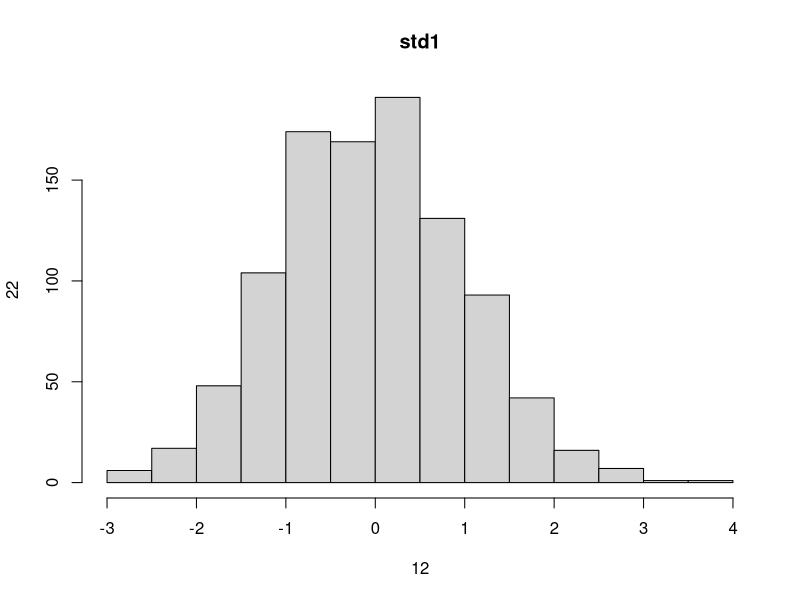
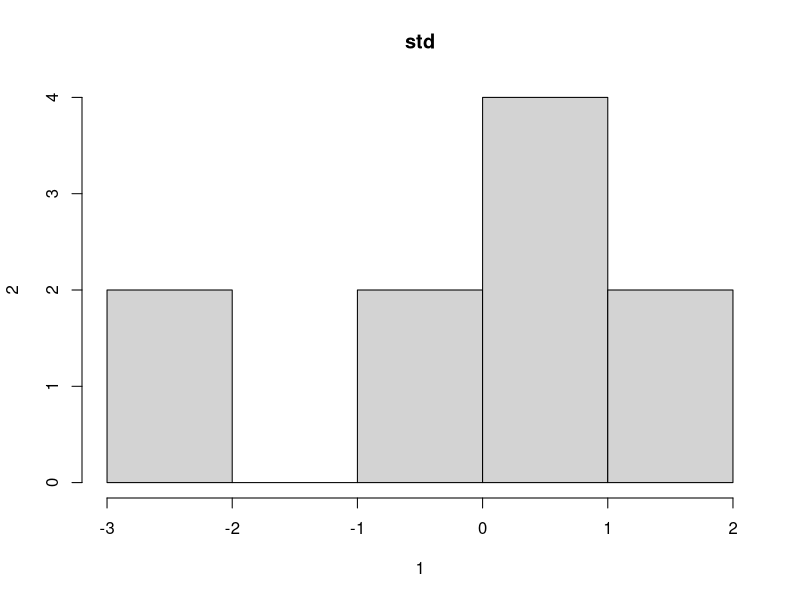

Generate these figures, in order, with R:
v1 <- rnorm(10, 0, 1)
v2 <- rnorm(1000, 0, 1)



hist(v2, main = "std1", xlab = "12", ylab = "22")
hist(v1, main = "std", xlab = "1", ylab = "2")

